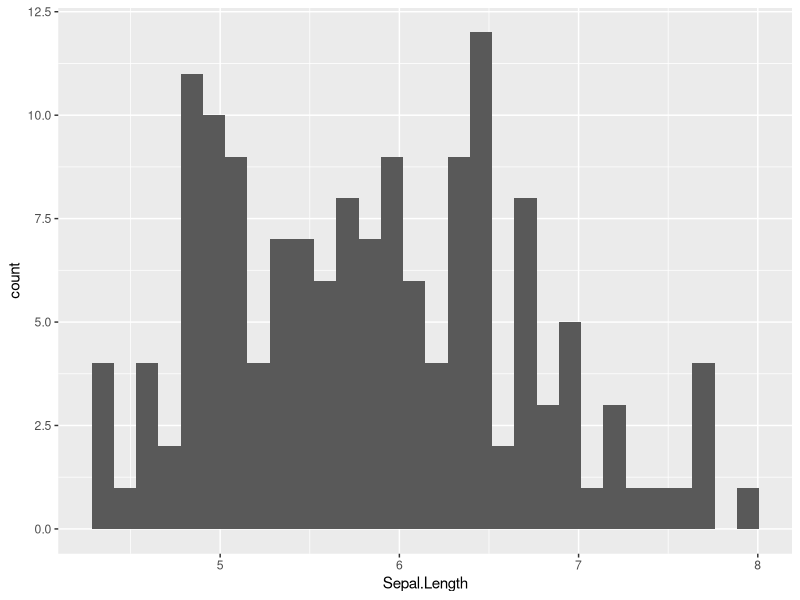
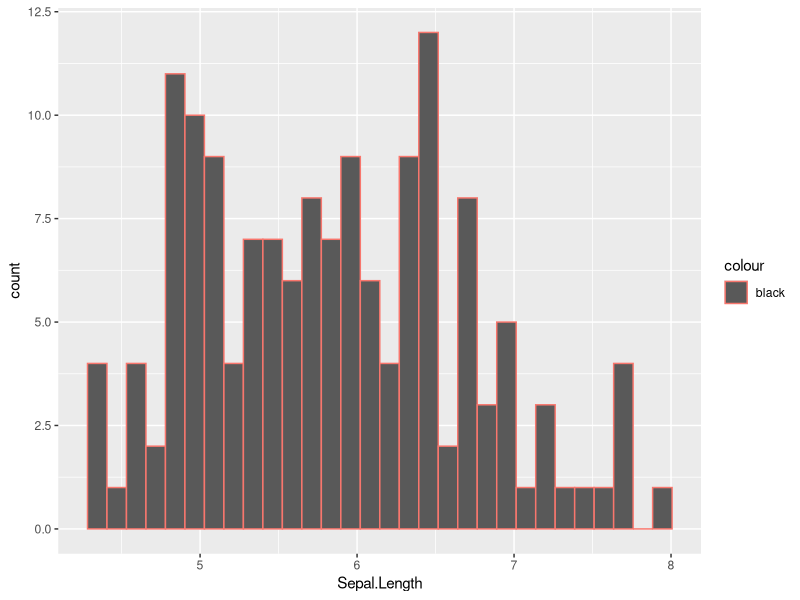
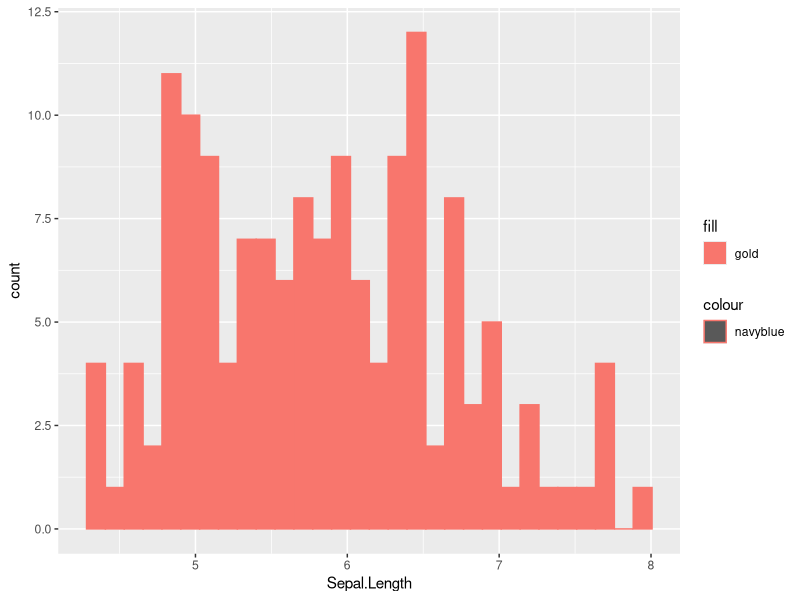
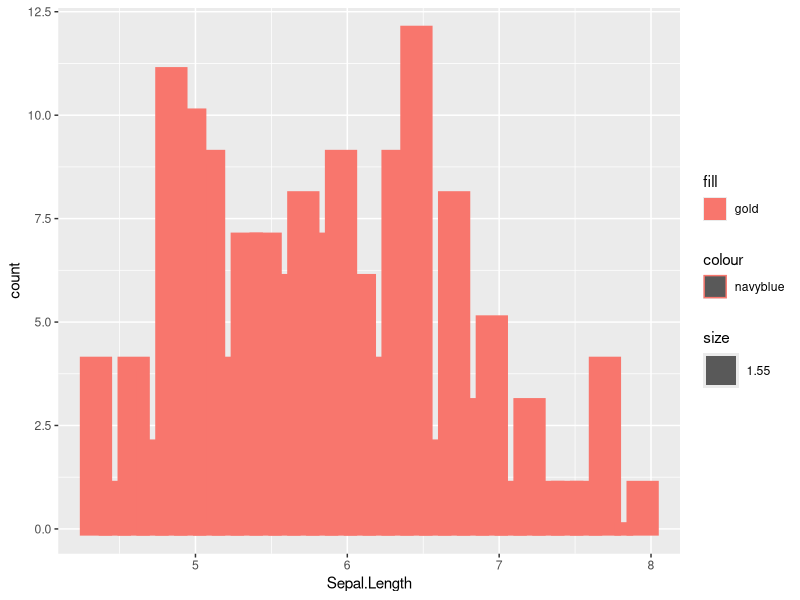
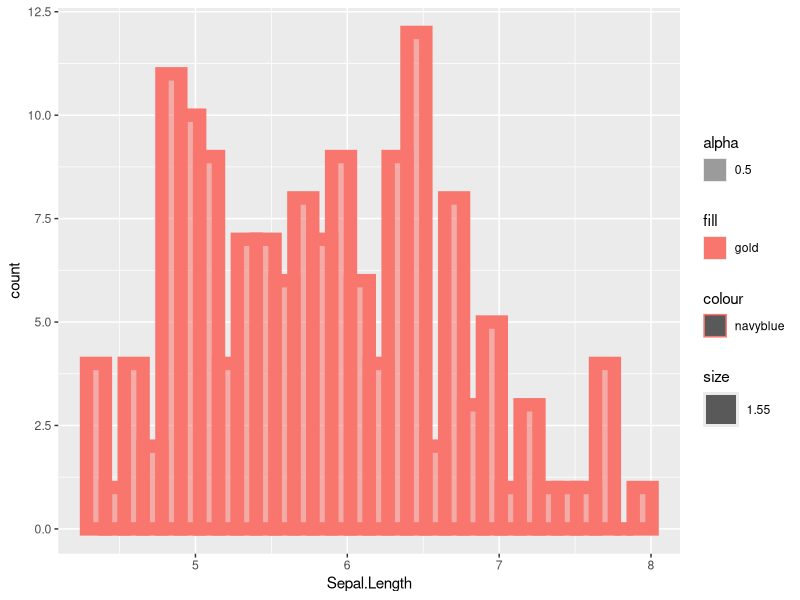

These charts were generated, in order, by the following R code:
## ---- chunk 1
knitr::opts_chunk$set(echo = TRUE)
## ---- chunk 2
library(tidyverse)
## ---- chunk 3
### r = language to use, solution_01 means the name for the chunk
## your code here
library(ggplot2)
ggplot(data = iris) +
  geom_histogram(aes(x = Sepal.Length, binwidth = 6))
## ---- chunk 4
### your code here
library(ggplot2)
ggplot(data = iris) +
  geom_histogram(aes(x = Sepal.Length, color = "black"))
## ---- chunk 5
### your code here
library(ggplot2)
ggplot(data = iris) +
  geom_histogram(aes(x = Sepal.Length, color = "navyblue", fill = "gold"))
## ---- chunk 6
### your code here
library(ggplot2)
ggplot(data = iris) +
  geom_histogram(aes(x = Sepal.Length, color = "navyblue", fill = "gold", size = 1.55))
## ---- chunk 7
### your code here
library(ggplot2)
ggplot(data = iris) +
  geom_histogram(aes(x = Sepal.Length, color = "navyblue", fill = "gold", size = 1.55, alpha = 0.5))
## ---- chunk 8
### your code here
library(ggplot2)
glimpse(diamonds)
## ---- chunk 9
### your code here
## ---- chunk 10
### your code here
## ---- chunk 11
### your code here
## ---- chunk 12
### your code here
## ---- chunk 13
### your code here
## ---- chunk 14
### your code here
## ---- chunk 15
### your code here
## ---- chunk 16
### your code here
## ---- chunk 17
### your code here
## ---- chunk 18
### your code here
## ---- chunk 19
### your code here
## ---- chunk 20
### your code here
## ---- chunk 21
### your code here
